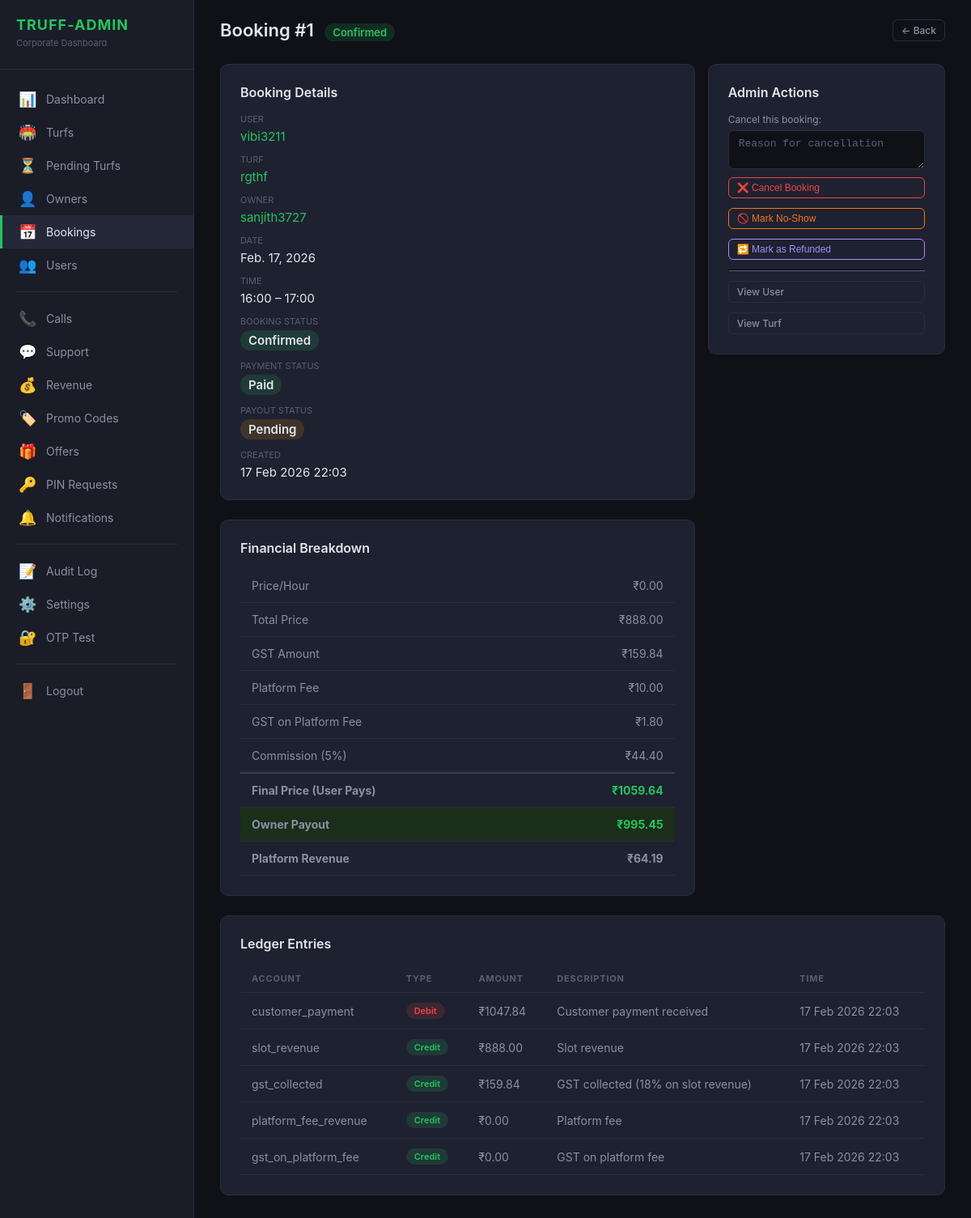
The app's page /truff-admin/bookings/1/ (signed in), older data.
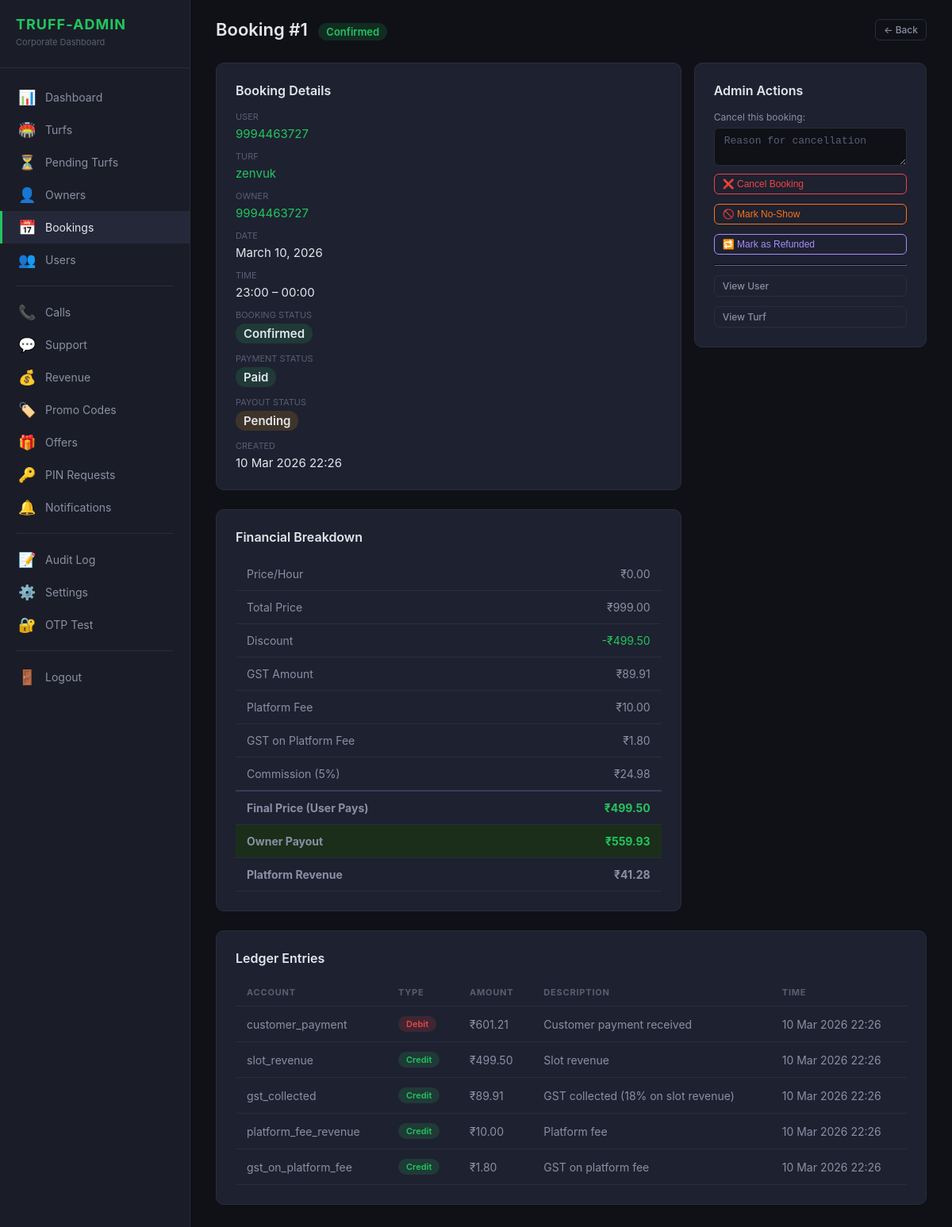
The same page, newer data.
### bookings/models.py (models this page shows, shortened)
class Booking(models.Model):
    user = models.ForeignKey(
        settings.AUTH_USER_MODEL,
        on_delete=models.CASCADE,
        related_name='bookings',
    )
    turf = models.ForeignKey(
        'turfs.Turf',
        on_delete=models.CASCADE,
        related_name='bookings',
    )
    preview = models.ForeignKey(
        BookingPreview,
        on_delete=models.SET_NULL,
        null=True, blank=True,
        related_name='booking',
    )
    booking_date = models.DateField()
    start_time = models.TimeField()
    end_time = models.TimeField()
    selected_slots = models.JSONField(null=True, blank=True)
    price_per_hour = models.DecimalField(max_digits=10, decimal_places=2, default=Decimal('0.00'))
    total_price = models.DecimalField(max_digits=10, decimal_places=2, default=Decimal('0.00'))
    discount = models.DecimalField(max_digits=10, decimal_places=2, default=Decimal('0.00'))
    final_price = models.DecimalField(max_digits=10, decimal_places=2, default=Decimal('0.00'))
    gst_amount = models.DecimalField(max_digits=10, decimal_places=2, default=Decimal('0.00'))
    commission = models.DecimalField(max_digits=10, decimal_places=2, default=Decimal('0.00'))
    gst_on_commission = models.DecimalField(max_digits=10, decimal_places=2, default=Decimal('0.00'))
    commission_percent = models.DecimalField(max_digits=5, decimal_places=2, default=Decimal('5.00'))
    platform_fee = models.DecimalField(max_digits=10, decimal_places=2, default=Decimal('0.00'))
    gst_on_platform_fee = models.DecimalField(max_digits=10, decimal_places=2, default=Decimal('0.00'))
    platform_revenue = models.DecimalField(max_digits=10, decimal_places=2, default=Decimal('0.00'))
    owner_payout = models.DecimalField(max_digits=10, decimal_places=2, default=Decimal('0.00'))
    payout_status = models.CharField(
        max_length=20,
        choices=PayoutStatus.choices,
        default=PayoutStatus.PENDING,
    )
    is_redeemed = models.BooleanField(default=False)
    credits_used = models.PositiveIntegerField(default=0)
    is_first_booking = models.BooleanField(default=False)
    applied_coupon = models.ForeignKey(
        'users.PromoCode',
        null=True, blank=True,
        on_delete=models.SET_NULL,
        related_name='bookings',
    )
    coupon_discount = models.DecimalField(
        max_digits=10, decimal_places=2,
        default=Decimal('0.00'),
        help_text='Coupon discount amount applied to this booking',
    )
    idempotency_key = models.UUIDField(unique=True, null=True, blank=True)
    booking_status = models.CharField(
        max_length=20,
        choices=BookingStatus.choices,
        default=BookingStatus.PENDING,
    )
    payment_status = models.CharField(
        max_length=20,
        choices=PaymentStatus.choices,
        default=PaymentStatus.PENDING,
    )
    razorpay_order_id = models.CharField(max_length=100, null=True, blank=True, db_index=True)
    razorpay_payment_id = models.CharField(max_length=100, null=True, blank=True)
    razorpay_signature = models.CharField(max_length=200, null=True, blank=True)
    notes = models.TextField(blank=True, null=True)
    cancelled_reason = models.TextField(blank=True, null=True)
    cancelled_at = models.DateTimeField(blank=True, null=True)
    cancelled_by_admin = models.BooleanField(default=False)
    created_at = models.DateTimeField(auto_now_add=True)
    updated_at = models.DateTimeField(auto_now=True)
    class Meta:
        ordering = ['-created_at']
        indexes = [
            models.Index(fields=['user', 'booking_date']),
            models.Index(fields=['turf', 'booking_date']),
            models.Index(fields=['booking_status']),
            models.Index(fields=['idempotency_key']),
        ]

### users/models.py (models this page shows, shortened)
class CustomUser(AbstractUser):
    class UserRole(models.TextChoices):
        USER = 'user', 'Normal User'
        TURF_OWNER = 'turf_owner', 'Turf Owner'
        PLATFORM_ADMIN = 'admin', 'Platform Admin'
    phone_number = models.CharField(max_length=15, blank=True, null=True)
    role = models.CharField(max_length=20, choices=UserRole.choices, default=UserRole.USER)
    profile_picture = models.ImageField(upload_to='profile_pictures/', blank=True, null=True)
    bio = models.TextField(blank=True, null=True)
    is_verified = models.BooleanField(default=True)  # Auto-verified: booking app
    is_phone_verified = models.BooleanField(default=False)
    referral_code = models.CharField(max_length=10, unique=True, null=True, blank=True)
    referred_by = models.ForeignKey(
        'self', null=True, blank=True, on_delete=models.SET_NULL, related_name='referrals'
    )
    referral_click_count = models.IntegerField(default=0)
    referral_install_count = models.IntegerField(default=0)
    referral_cashback_earned = models.DecimalField(max_digits=10, decimal_places=2, default=0)
    total_referrals = models.IntegerField(default=0)
    qualified_referrals = models.IntegerField(default=0)
    wallet_balance = models.DecimalField(max_digits=10, decimal_places=2, default=0)
    referred_by_owner = models.ForeignKey(
        'TurfOwner', null=True, blank=True, on_delete=models.SET_NULL,
        related_name='referred_users',
    )
    total_bookings = models.PositiveIntegerField(default=0)
    total_credits = models.PositiveIntegerField(default=0)
    used_credits = models.PositiveIntegerField(default=0)
    first_booking_completed = models.BooleanField(default=False)
    fcm_token = models.TextField(blank=True, null=True, help_text='Firebase Cloud Messaging device token')
    loyalty_tier = models.CharField(max_length=20, default='newbie')
    tier_updated_at = models.DateTimeField(auto_now=True)
    free_booking_counter = models.IntegerField(default=0)
    free_booking_available = models.BooleanField(default=False)
    birthday_credited_year = models.IntegerField(null=True, blank=True)
    date_of_birth = models.DateField(null=True, blank=True)
    created_at = models.DateTimeField(auto_now_add=True)
    updated_at = models.DateTimeField(auto_now=True)
    class Meta:
        ordering = ['-created_at']

### turfs/models.py (models this page shows, shortened)
class Turf(models.Model):
    owner = models.ForeignKey(User, on_delete=models.CASCADE, related_name='turfs')
    name = models.CharField(max_length=200)
    description = models.TextField(blank=True, null=True)
    address = models.TextField()
    city = models.CharField(max_length=100)
    state = models.CharField(max_length=100)
    postal_code = models.CharField(max_length=10, blank=True, null=True)
    latitude = models.FloatField()
    longitude = models.FloatField()
    price_per_hour = models.IntegerField(validators=[MinValueValidator(1)])
    max_players = models.IntegerField(default=22, validators=[MinValueValidator(1)])
    status = models.CharField(max_length=20, choices=TurfStatus.choices, default=TurfStatus.PENDING)
    rejection_reason = models.TextField(blank=True, null=True)
    suspend_reason = models.TextField(blank=True, null=True)
    sports = models.ManyToManyField(Sport, related_name='turfs')
    amenities = models.ManyToManyField(Amenity, related_name='turfs')
    rating = models.FloatField(
        default=4.5,
        validators=[MinValueValidator(0.0), MaxValueValidator(5.0)]
    )
    review_count = models.IntegerField(default=0)
    is_active = models.BooleanField(default=False)
    google_maps_share_link = models.URLField(blank=True, null=True)
    is_shutdown = models.BooleanField(default=False)
    shutdown_start = models.DateField(null=True, blank=True)
    shutdown_end = models.DateField(null=True, blank=True)
    shutdown_reason = models.TextField(blank=True)
    shutdown_notified_admin = models.BooleanField(default=False)
    created_at = models.DateTimeField(auto_now_add=True)
    updated_at = models.DateTimeField(auto_now=True)
    approved_at = models.DateTimeField(blank=True, null=True)
    approved_by = models.ForeignKey(
        User, on_delete=models.SET_NULL, null=True, blank=True,
        related_name='approved_turfs',
    )
    class Meta:
        ordering = ['-created_at']
        indexes = [
            models.Index(fields=['status', 'is_active']),
            models.Index(fields=['latitude', 'longitude']),
            models.Index(fields=['owner', 'status']),
        ]

### finance/models.py (models this page shows, shortened)
class LedgerEntry(models.Model):
    booking = models.ForeignKey(
        'bookings.Booking',
        on_delete=models.PROTECT,
        related_name='ledger_entries',
    )
    entry_type = models.CharField(max_length=6, choices=EntryType.choices)
    account = models.CharField(max_length=30, choices=LedgerAccount.choices)
    amount = models.DecimalField(max_digits=10, decimal_places=2)
    description = models.CharField(max_length=255, blank=True)
    created_at = models.DateTimeField(auto_now_add=True)
    class Meta:
        verbose_name_plural = 'Ledger Entries'
        ordering = ['created_at']
        indexes = [
            models.Index(fields=['booking', 'entry_type']),
            models.Index(fields=['account', 'created_at']),
        ]

### truff_admin_panel/views.py (the view, shortened to what this page needs)
# urls.py: path('bookings/<int:booking_id>/', views.BookingDetailView.as_view(), name='booking_detail'),
class BookingDetailView(TruffAdminRequiredMixin, View):
    def get(self, request, booking_id):
        booking = get_object_or_404(
            Booking.objects.select_related('user', 'turf', 'turf__owner'),
            pk=booking_id,
        )
        ledger = LedgerEntry.objects.filter(booking=booking).order_by('created_at')
        try:
            payment = booking.payment
        except Payment.DoesNotExist:
            payment = None
        calls = CallRecord.objects.filter(booking=booking).order_by('-started_at')
        return render(request, 'truff_admin/booking_detail.html', {
            'booking': booking,
            'ledger_entries': ledger,
            'payment': payment,
            'calls': calls,
            'msg': request.GET.get('msg', ''),
        })

### truff_admin_panel/context_processors.py (called while the page is built)
def pending_turf_count(request):
    if not request.user.is_authenticated:
        return {}
    if not (request.user.is_staff or request.user.groups.filter(name='Truff Admin').exists()):
        return {}
    try:
        return {'pending_turf_count': Turf.objects.filter(status=TurfStatus.PENDING).count()}
    except Exception:
        return {'pending_turf_count': 0}

### truff_admin_panel/mixins.py (called while the page is built)
    def test_func(self):
        user = self.request.user
        if not user.is_authenticated:
            return False
        return user.is_staff or user.groups.filter(name='Truff Admin').exists()

### truff_admin_panel/templatetags/truff_tags.py (called while the page is built)
@register.filter
def status_badge(status):
    mapping = {
        'approved': 'badge-success',
        'active': 'badge-success',
        'confirmed': 'badge-success',
        'completed': 'badge-success',
        'paid': 'badge-success',
        'pending': 'badge-warning',
        'processing': 'badge-warning',
        'rejected': 'badge-danger',
        'cancelled': 'badge-danger',
        'failed': 'badge-danger',
        'suspended': 'badge-danger',
    }
    return mapping.get(str(status).lower(), 'badge-secondary')

### truff_admin_panel/templates/truff_admin/booking_detail.html (shortened to what the changed rows need)
{% extends "truff_admin/base.html" %}
{% load truff_tags %}
{% block content %}
<div class="topbar">
    <h1>Booking #{{ booking.id }} <span class="badge {{ booking.booking_status|status_badge }}" style="font-size:13px;margin-left:8px;">{{ booking.booking_status }}</span></h1>
    <div class="topbar-actions"><a href="/truff-admin/bookings/" class="btn btn-outline btn-sm">&#8592; Back</a></div>
</div>
<div style="display:grid;grid-template-columns:2fr 1fr;gap:16px;">
<div>
    <div class="panel">
        <div class="detail-grid">
            <div class="detail-item"><label>User</label><span><a href="/truff-admin/users/{{ booking.user.id }}/">{{ booking.user.username }}</a></span></div>
            <div class="detail-item"><label>Turf</label><span><a href="/truff-admin/turfs/{{ booking.turf.id }}/">{{ booking.turf.name }}</a></span></div>
            <div class="detail-item"><label>Owner</label><span><a href="/truff-admin/owners/{{ booking.turf.owner.id }}/">{{ booking.turf.owner.username }}</a></span></div>
            <div class="detail-item"><label>Date</label><span>{{ booking.booking_date }}</span></div>
            <div class="detail-item"><label>Time</label><span>{{ booking.start_time|time:"H:i" }} – {{ booking.end_time|time:"H:i" }}</span></div>
            <div class="detail-item"><label>Booking Status</label><span class="badge {{ booking.booking_status|status_badge }}">{{ booking.booking_status }}</span></div>
            <div class="detail-item"><label>Payment Status</label><span class="badge {{ booking.payment_status|status_badge }}">{{ booking.payment_status }}</span></div>
            <div class="detail-item"><label>Payout Status</label><span class="badge {{ booking.payout_status|status_badge }}">{{ booking.payout_status }}</span></div>
            <div class="detail-item"><label>Created</label><span>{{ booking.created_at|date:"d M Y H:i" }}</span></div>
        </div>
    </div>
    <div class="panel">
        <table class="data-table">
            <tbody>
                <tr><td>Price/Hour</td><td style="text-align:right;">&#8377;{{ booking.price_per_hour }}</td></tr>
                <tr><td>Total Price</td><td style="text-align:right;">&#8377;{{ booking.total_price }}</td></tr>
                {% if booking.discount %}<tr><td>Discount</td><td style="text-align:right;color:#22c55e;">-&#8377;{{ booking.discount }}</td></tr>{% endif %}
                <tr><td>GST Amount</td><td style="text-align:right;">&#8377;{{ booking.gst_amount }}</td></tr>
                <tr><td>Platform Fee</td><td style="text-align:right;">&#8377;{{ booking.platform_fee }}</td></tr>
                <tr><td>GST on Platform Fee</td><td style="text-align:right;">&#8377;{{ booking.gst_on_platform_fee }}</td></tr>
                <tr><td>Commission (5%)</td><td style="text-align:right;">&#8377;{{ booking.commission }}</td></tr>
                <tr style="border-top:2px solid #3a3a5e;"><td><strong>Final Price (User Pays)</strong></td><td style="text-align:right;font-weight:700;color:var(--accent);">&#8377;{{ booking.final_price }}</td></tr>
                <tr style="background:#1a2e1a;"><td><strong>Owner Payout</strong></td><td style="text-align:right;font-weight:700;color:#22c55e;">&#8377;{{ booking.owner_payout }}</td></tr>
                <tr><td><strong>Platform Revenue</strong></td><td style="text-align:right;font-weight:700;">&#8377;{{ booking.platform_revenue }}</td></tr>
            </tbody>
        </table>
    </div>
</div>
</div>
<div class="panel">
    <table class="data-table">
        <thead>
            <tr><th>Account</th><th>Type</th><th>Amount</th><th>Description</th><th>Time</th></tr>
        </thead>
        <tbody>
            {% for entry in ledger_entries %}
            <tr>
                <td>{{ entry.account }}</td>
                <td>{% if entry.entry_type == "credit" %}<span class="badge badge-success">Credit</span>{% else %}<span class="badge badge-danger">Debit</span>{% endif %}</td>
                <td>&#8377;{{ entry.amount }}</td>
                <td>{{ entry.description }}</td>
                <td>{{ entry.created_at|date:"d M Y H:i" }}</td>
            </tr>
            {% empty %}
            <tr><td colspan="5" style="text-align:center;color:var(--text-muted);">No ledger entries</td></tr>
            {% endfor %}
        </tbody>
    </table>
</div>
{% endblock %}

Row changes from the older to the newer data that the page shows:
changed Booking "Confirmed": user.username "vibi3211" → "9994463727"; turf.name "rgthf" → "zenvuk"; turf.owner.username "sanjith3727" → "9994463727"; booking_date "Feb. 17, 2026" → "March 10, 2026"; start_time "16:00" → "23:00"; end_time "17:00" → "00:00"; created_at "17 Feb 2026 22:03" → "10 Mar 2026 22:26"; total_price "888.00" → "999.00"; discount (not shown) → "499.50"; gst_amount "159.84" → "89.91"; commission "44.40" → "24.98"; final_price "1059.64" → "499.50"; owner_payout "995.45" → "559.93"; platform_revenue "64.19" → "41.28"
changed LedgerEntry "customer_payment": amount "1047.84" → "601.21"; created_at "17 Feb 2026 22:03" → "10 Mar 2026 22:26"
changed LedgerEntry "slot_revenue": amount "888.00" → "499.50"; created_at "17 Feb 2026 22:03" → "10 Mar 2026 22:26"
changed LedgerEntry "gst_collected": amount "159.84" → "89.91"; created_at "17 Feb 2026 22:03" → "10 Mar 2026 22:26"
changed LedgerEntry "platform_fee_revenue": amount "0.00" → "10.00"; created_at "17 Feb 2026 22:03" → "10 Mar 2026 22:26"
changed LedgerEntry "gst_on_platform_fee": amount "0.00" → "1.80"; created_at "17 Feb 2026 22:03" → "10 Mar 2026 22:26"
Text that changed along with them:
text now shown: "Discount -₹"
